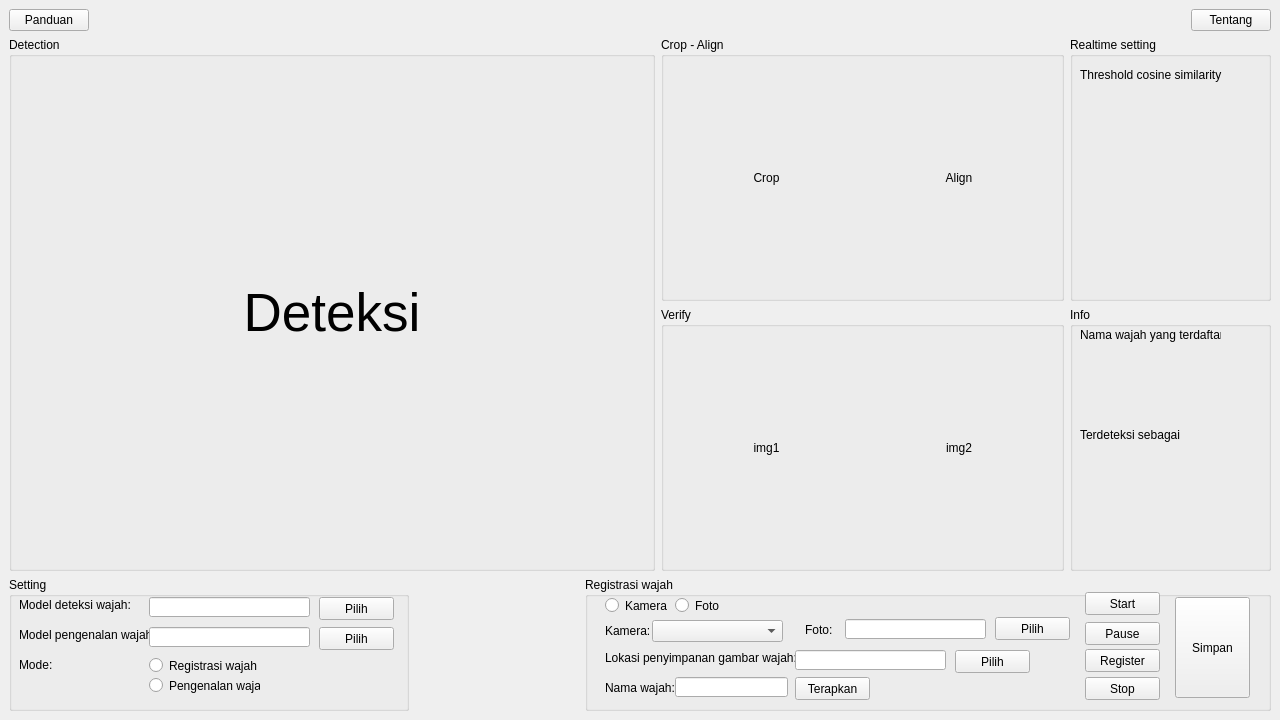
<?xml version="1.0" encoding="UTF-8"?>
<ui version="4.0">
 <class>MainWindow</class>
 <widget class="QMainWindow" name="MainWindow">
  <property name="geometry">
   <rect>
    <x>0</x>
    <y>0</y>
    <width>1280</width>
    <height>720</height>
   </rect>
  </property>
  <property name="windowTitle">
   <string>MainWindow</string>
  </property>
  <widget class="QWidget" name="centralwidget">
   <property name="minimumSize">
    <size>
     <width>1280</width>
     <height>720</height>
    </size>
   </property>
   <layout class="QVBoxLayout" name="verticalLayout" stretch="0,4,1">
    <item>
     <layout class="QHBoxLayout" name="horizontalLayout_4">
      <item>
       <widget class="QPushButton" name="pushButton_7">
        <property name="text">
         <string>Panduan</string>
        </property>
       </widget>
      </item>
      <item>
       <spacer name="horizontalSpacer">
        <property name="orientation">
         <enum>Qt::Horizontal</enum>
        </property>
        <property name="sizeHint" stdset="0">
         <size>
          <width>40</width>
          <height>20</height>
         </size>
        </property>
       </spacer>
      </item>
      <item>
       <widget class="QPushButton" name="pushButton_5">
        <property name="text">
         <string>Tentang</string>
        </property>
       </widget>
      </item>
     </layout>
    </item>
    <item>
     <layout class="QGridLayout" name="gridLayout_2" rowstretch="0,0,0,0" columnstretch="3,2,1">
      <item row="0" column="0" rowspan="4">
       <widget class="QGroupBox" name="boxDeteksi">
        <property name="title">
         <string>Detection</string>
        </property>
        <layout class="QHBoxLayout" name="horizontalLayout">
         <property name="leftMargin">
          <number>0</number>
         </property>
         <property name="topMargin">
          <number>0</number>
         </property>
         <property name="rightMargin">
          <number>0</number>
         </property>
         <property name="bottomMargin">
          <number>0</number>
         </property>
         <item>
          <widget class="QLabel" name="detection">
           <property name="minimumSize">
            <size>
             <width>640</width>
             <height>480</height>
            </size>
           </property>
           <property name="font">
            <font>
             <pointsize>40</pointsize>
            </font>
           </property>
           <property name="autoFillBackground">
            <bool>false</bool>
           </property>
           <property name="text">
            <string>Deteksi</string>
           </property>
           <property name="alignment">
            <set>Qt::AlignCenter</set>
           </property>
          </widget>
         </item>
        </layout>
       </widget>
      </item>
      <item row="2" column="1" rowspan="2">
       <widget class="QGroupBox" name="boxVerify">
        <property name="title">
         <string>Verify</string>
        </property>
        <layout class="QHBoxLayout" name="horizontalLayout_2">
         <item>
          <widget class="QLabel" name="img1">
           <property name="text">
            <string>img1</string>
           </property>
           <property name="alignment">
            <set>Qt::AlignCenter</set>
           </property>
          </widget>
         </item>
         <item>
          <widget class="QLabel" name="img2">
           <property name="text">
            <string>img2</string>
           </property>
           <property name="alignment">
            <set>Qt::AlignCenter</set>
           </property>
          </widget>
         </item>
        </layout>
       </widget>
      </item>
      <item row="0" column="1" rowspan="2">
       <widget class="QGroupBox" name="boxCropAlign">
        <property name="title">
         <string>Crop - Align</string>
        </property>
        <layout class="QHBoxLayout" name="horizontalLayout_3">
         <item>
          <widget class="QLabel" name="crop">
           <property name="text">
            <string>Crop</string>
           </property>
           <property name="alignment">
            <set>Qt::AlignCenter</set>
           </property>
          </widget>
         </item>
         <item>
          <widget class="QLabel" name="align">
           <property name="text">
            <string>Align</string>
           </property>
           <property name="alignment">
            <set>Qt::AlignCenter</set>
           </property>
          </widget>
         </item>
        </layout>
       </widget>
      </item>
      <item row="0" column="2" rowspan="2">
       <widget class="QGroupBox" name="boxRTSetting">
        <property name="title">
         <string>Realtime setting</string>
        </property>
        <property name="checkable">
         <bool>false</bool>
        </property>
        <property name="checked">
         <bool>false</bool>
        </property>
        <widget class="QLabel" name="label_13">
         <property name="geometry">
          <rect>
           <x>10</x>
           <y>30</y>
           <width>151</width>
           <height>16</height>
          </rect>
         </property>
         <property name="text">
          <string>Threshold cosine similarity</string>
         </property>
        </widget>
       </widget>
      </item>
      <item row="2" column="2" rowspan="2">
       <widget class="QGroupBox" name="boxInfo">
        <property name="title">
         <string>Info</string>
        </property>
        <widget class="QLabel" name="label_11">
         <property name="geometry">
          <rect>
           <x>10</x>
           <y>20</y>
           <width>141</width>
           <height>16</height>
          </rect>
         </property>
         <property name="text">
          <string>Nama wajah yang terdaftar</string>
         </property>
        </widget>
        <widget class="QLabel" name="label_12">
         <property name="geometry">
          <rect>
           <x>10</x>
           <y>120</y>
           <width>141</width>
           <height>16</height>
          </rect>
         </property>
         <property name="text">
          <string>Terdeteksi sebagai</string>
         </property>
        </widget>
       </widget>
      </item>
     </layout>
    </item>
    <item>
     <layout class="QHBoxLayout" name="horizontalLayout_5" stretch="1,0,1">
      <item>
       <widget class="QGroupBox" name="groupBox">
        <property name="sizePolicy">
         <sizepolicy hsizetype="Preferred" vsizetype="Preferred">
          <horstretch>0</horstretch>
          <verstretch>0</verstretch>
         </sizepolicy>
        </property>
        <property name="minimumSize">
         <size>
          <width>0</width>
          <height>0</height>
         </size>
        </property>
        <property name="maximumSize">
         <size>
          <width>400</width>
          <height>16777215</height>
         </size>
        </property>
        <property name="title">
         <string>Setting</string>
        </property>
        <widget class="QLabel" name="label">
         <property name="geometry">
          <rect>
           <x>10</x>
           <y>20</y>
           <width>111</width>
           <height>16</height>
          </rect>
         </property>
         <property name="text">
          <string>Model deteksi wajah:</string>
         </property>
        </widget>
        <widget class="QLabel" name="label_2">
         <property name="geometry">
          <rect>
           <x>10</x>
           <y>50</y>
           <width>131</width>
           <height>16</height>
          </rect>
         </property>
         <property name="text">
          <string>Model pengenalan wajah:</string>
         </property>
        </widget>
        <widget class="QLineEdit" name="lineEdit">
         <property name="geometry">
          <rect>
           <x>140</x>
           <y>20</y>
           <width>161</width>
           <height>20</height>
          </rect>
         </property>
         <property name="readOnly">
          <bool>true</bool>
         </property>
        </widget>
        <widget class="QLineEdit" name="lineEdit_2">
         <property name="geometry">
          <rect>
           <x>140</x>
           <y>50</y>
           <width>161</width>
           <height>20</height>
          </rect>
         </property>
         <property name="text">
          <string/>
         </property>
         <property name="readOnly">
          <bool>true</bool>
         </property>
        </widget>
        <widget class="QPushButton" name="pushButton">
         <property name="geometry">
          <rect>
           <x>310</x>
           <y>20</y>
           <width>75</width>
           <height>23</height>
          </rect>
         </property>
         <property name="text">
          <string>Pilih</string>
         </property>
        </widget>
        <widget class="QPushButton" name="pushButton_6">
         <property name="geometry">
          <rect>
           <x>310</x>
           <y>50</y>
           <width>75</width>
           <height>23</height>
          </rect>
         </property>
         <property name="text">
          <string>Pilih</string>
         </property>
        </widget>
        <widget class="QLabel" name="label_3">
         <property name="geometry">
          <rect>
           <x>10</x>
           <y>80</y>
           <width>121</width>
           <height>16</height>
          </rect>
         </property>
         <property name="text">
          <string>Mode:</string>
         </property>
        </widget>
        <widget class="QRadioButton" name="radioButton">
         <property name="geometry">
          <rect>
           <x>140</x>
           <y>80</y>
           <width>131</width>
           <height>17</height>
          </rect>
         </property>
         <property name="text">
          <string>Registrasi wajah</string>
         </property>
        </widget>
        <widget class="QRadioButton" name="radioButton_2">
         <property name="geometry">
          <rect>
           <x>140</x>
           <y>100</y>
           <width>111</width>
           <height>17</height>
          </rect>
         </property>
         <property name="text">
          <string>Pengenalan wajah</string>
         </property>
        </widget>
       </widget>
      </item>
      <item>
       <spacer name="horizontalSpacer_2">
        <property name="orientation">
         <enum>Qt::Horizontal</enum>
        </property>
        <property name="sizeHint" stdset="0">
         <size>
          <width>170</width>
          <height>20</height>
         </size>
        </property>
       </spacer>
      </item>
      <item>
       <widget class="QStackedWidget" name="stackedWidget">
        <property name="sizePolicy">
         <sizepolicy hsizetype="Preferred" vsizetype="Preferred">
          <horstretch>0</horstretch>
          <verstretch>0</verstretch>
         </sizepolicy>
        </property>
        <property name="currentIndex">
         <number>0</number>
        </property>
        <widget class="QWidget" name="page_1">
         <property name="sizePolicy">
          <sizepolicy hsizetype="Expanding" vsizetype="Preferred">
           <horstretch>0</horstretch>
           <verstretch>0</verstretch>
          </sizepolicy>
         </property>
         <layout class="QHBoxLayout" name="horizontalLayout_6">
          <property name="spacing">
           <number>0</number>
          </property>
          <property name="leftMargin">
           <number>0</number>
          </property>
          <property name="topMargin">
           <number>0</number>
          </property>
          <property name="rightMargin">
           <number>0</number>
          </property>
          <property name="bottomMargin">
           <number>0</number>
          </property>
          <item>
           <widget class="QGroupBox" name="groupBox_2">
            <property name="minimumSize">
             <size>
              <width>0</width>
              <height>0</height>
             </size>
            </property>
            <property name="title">
             <string>Registrasi wajah</string>
            </property>
            <widget class="QLabel" name="label_4">
             <property name="geometry">
              <rect>
               <x>20</x>
               <y>73</y>
               <width>201</width>
               <height>16</height>
              </rect>
             </property>
             <property name="text">
              <string>Lokasi penyimpanan gambar wajah:</string>
             </property>
            </widget>
            <widget class="QLineEdit" name="lineEdit_3">
             <property name="geometry">
              <rect>
               <x>210</x>
               <y>73</y>
               <width>151</width>
               <height>20</height>
              </rect>
             </property>
            </widget>
            <widget class="QPushButton" name="pushButton_9">
             <property name="geometry">
              <rect>
               <x>370</x>
               <y>73</y>
               <width>75</width>
               <height>23</height>
              </rect>
             </property>
             <property name="text">
              <string>Pilih</string>
             </property>
            </widget>
            <widget class="QLabel" name="label_5">
             <property name="geometry">
              <rect>
               <x>20</x>
               <y>47</y>
               <width>47</width>
               <height>13</height>
              </rect>
             </property>
             <property name="text">
              <string>Kamera:</string>
             </property>
            </widget>
            <widget class="QComboBox" name="comboBox">
             <property name="geometry">
              <rect>
               <x>67</x>
               <y>43</y>
               <width>131</width>
               <height>22</height>
              </rect>
             </property>
            </widget>
            <widget class="QLabel" name="label_6">
             <property name="geometry">
              <rect>
               <x>20</x>
               <y>103</y>
               <width>71</width>
               <height>16</height>
              </rect>
             </property>
             <property name="text">
              <string>Nama wajah:</string>
             </property>
            </widget>
            <widget class="QLineEdit" name="lineEdit_4">
             <property name="geometry">
              <rect>
               <x>90</x>
               <y>100</y>
               <width>113</width>
               <height>20</height>
              </rect>
             </property>
            </widget>
            <widget class="QRadioButton" name="radioButton_3">
             <property name="geometry">
              <rect>
               <x>20</x>
               <y>20</y>
               <width>82</width>
               <height>17</height>
              </rect>
             </property>
             <property name="text">
              <string>Kamera</string>
             </property>
            </widget>
            <widget class="QRadioButton" name="radioButton_4">
             <property name="geometry">
              <rect>
               <x>90</x>
               <y>20</y>
               <width>82</width>
               <height>17</height>
              </rect>
             </property>
             <property name="text">
              <string>Foto</string>
             </property>
            </widget>
            <widget class="QLabel" name="label_7">
             <property name="geometry">
              <rect>
               <x>220</x>
               <y>45</y>
               <width>61</width>
               <height>16</height>
              </rect>
             </property>
             <property name="text">
              <string>Foto:</string>
             </property>
            </widget>
            <widget class="QLineEdit" name="lineEdit_5">
             <property name="geometry">
              <rect>
               <x>260</x>
               <y>42</y>
               <width>141</width>
               <height>20</height>
              </rect>
             </property>
            </widget>
            <widget class="QPushButton" name="pushButton_2">
             <property name="geometry">
              <rect>
               <x>410</x>
               <y>40</y>
               <width>75</width>
               <height>23</height>
              </rect>
             </property>
             <property name="text">
              <string>Pilih</string>
             </property>
            </widget>
            <widget class="QPushButton" name="pushButton_3">
             <property name="geometry">
              <rect>
               <x>500</x>
               <y>15</y>
               <width>75</width>
               <height>23</height>
              </rect>
             </property>
             <property name="text">
              <string>Start</string>
             </property>
            </widget>
            <widget class="QPushButton" name="pushButton_4">
             <property name="geometry">
              <rect>
               <x>500</x>
               <y>45</y>
               <width>75</width>
               <height>23</height>
              </rect>
             </property>
             <property name="text">
              <string>Pause</string>
             </property>
            </widget>
            <widget class="QPushButton" name="pushButton_8">
             <property name="geometry">
              <rect>
               <x>210</x>
               <y>100</y>
               <width>75</width>
               <height>23</height>
              </rect>
             </property>
             <property name="text">
              <string>Terapkan</string>
             </property>
            </widget>
            <widget class="QPushButton" name="pushButton_10">
             <property name="geometry">
              <rect>
               <x>500</x>
               <y>100</y>
               <width>75</width>
               <height>23</height>
              </rect>
             </property>
             <property name="text">
              <string>Stop</string>
             </property>
            </widget>
            <widget class="QPushButton" name="pushButton_11">
             <property name="geometry">
              <rect>
               <x>500</x>
               <y>72</y>
               <width>75</width>
               <height>23</height>
              </rect>
             </property>
             <property name="text">
              <string>Register</string>
             </property>
            </widget>
            <widget class="QPushButton" name="pushButton_14">
             <property name="geometry">
              <rect>
               <x>590</x>
               <y>20</y>
               <width>75</width>
               <height>101</height>
              </rect>
             </property>
             <property name="text">
              <string>Simpan</string>
             </property>
            </widget>
           </widget>
          </item>
         </layout>
        </widget>
        <widget class="QWidget" name="page_2">
         <layout class="QHBoxLayout" name="horizontalLayout_7">
          <property name="spacing">
           <number>0</number>
          </property>
          <property name="leftMargin">
           <number>0</number>
          </property>
          <property name="topMargin">
           <number>0</number>
          </property>
          <property name="rightMargin">
           <number>0</number>
          </property>
          <property name="bottomMargin">
           <number>0</number>
          </property>
          <item>
           <widget class="QGroupBox" name="groupBox_3">
            <property name="title">
             <string>Pengenalan wajah</string>
            </property>
            <widget class="QRadioButton" name="radioButton_5">
             <property name="geometry">
              <rect>
               <x>90</x>
               <y>20</y>
               <width>82</width>
               <height>17</height>
              </rect>
             </property>
             <property name="text">
              <string>Video/foto</string>
             </property>
            </widget>
            <widget class="QRadioButton" name="radioButton_6">
             <property name="geometry">
              <rect>
               <x>20</x>
               <y>20</y>
               <width>82</width>
               <height>17</height>
              </rect>
             </property>
             <property name="text">
              <string>Kamera</string>
             </property>
            </widget>
            <widget class="QComboBox" name="comboBox_2">
             <property name="geometry">
              <rect>
               <x>67</x>
               <y>44</y>
               <width>131</width>
               <height>22</height>
              </rect>
             </property>
            </widget>
            <widget class="QLabel" name="label_8">
             <property name="geometry">
              <rect>
               <x>220</x>
               <y>46</y>
               <width>61</width>
               <height>16</height>
              </rect>
             </property>
             <property name="text">
              <string>Video/foto:</string>
             </property>
            </widget>
            <widget class="QLabel" name="label_9">
             <property name="geometry">
              <rect>
               <x>20</x>
               <y>48</y>
               <width>47</width>
               <height>13</height>
              </rect>
             </property>
             <property name="text">
              <string>Kamera:</string>
             </property>
            </widget>
            <widget class="QPushButton" name="pushButton_12">
             <property name="geometry">
              <rect>
               <x>440</x>
               <y>41</y>
               <width>75</width>
               <height>23</height>
              </rect>
             </property>
             <property name="text">
              <string>Pilih</string>
             </property>
            </widget>
            <widget class="QLineEdit" name="lineEdit_6">
             <property name="geometry">
              <rect>
               <x>290</x>
               <y>43</y>
               <width>141</width>
               <height>20</height>
              </rect>
             </property>
            </widget>
            <widget class="QPushButton" name="pushButton_13">
             <property name="geometry">
              <rect>
               <x>580</x>
               <y>19</y>
               <width>75</width>
               <height>23</height>
              </rect>
             </property>
             <property name="text">
              <string>Start</string>
             </property>
            </widget>
            <widget class="QPushButton" name="pushButton_15">
             <property name="geometry">
              <rect>
               <x>580</x>
               <y>80</y>
               <width>75</width>
               <height>23</height>
              </rect>
             </property>
             <property name="text">
              <string>Stop</string>
             </property>
            </widget>
            <widget class="QPushButton" name="pushButton_16">
             <property name="geometry">
              <rect>
               <x>580</x>
               <y>49</y>
               <width>75</width>
               <height>23</height>
              </rect>
             </property>
             <property name="text">
              <string>Pause</string>
             </property>
            </widget>
            <widget class="QLabel" name="label_10">
             <property name="geometry">
              <rect>
               <x>20</x>
               <y>81</y>
               <width>71</width>
               <height>16</height>
              </rect>
             </property>
             <property name="text">
              <string>File database:</string>
             </property>
            </widget>
            <widget class="QLineEdit" name="lineEdit_7">
             <property name="geometry">
              <rect>
               <x>100</x>
               <y>80</y>
               <width>131</width>
               <height>20</height>
              </rect>
             </property>
            </widget>
            <widget class="QPushButton" name="pushButton_17">
             <property name="geometry">
              <rect>
               <x>240</x>
               <y>80</y>
               <width>75</width>
               <height>23</height>
              </rect>
             </property>
             <property name="text">
              <string>Pilih</string>
             </property>
            </widget>
           </widget>
          </item>
         </layout>
        </widget>
       </widget>
      </item>
     </layout>
    </item>
   </layout>
  </widget>
 </widget>
 <resources/>
 <connections/>
</ui>
